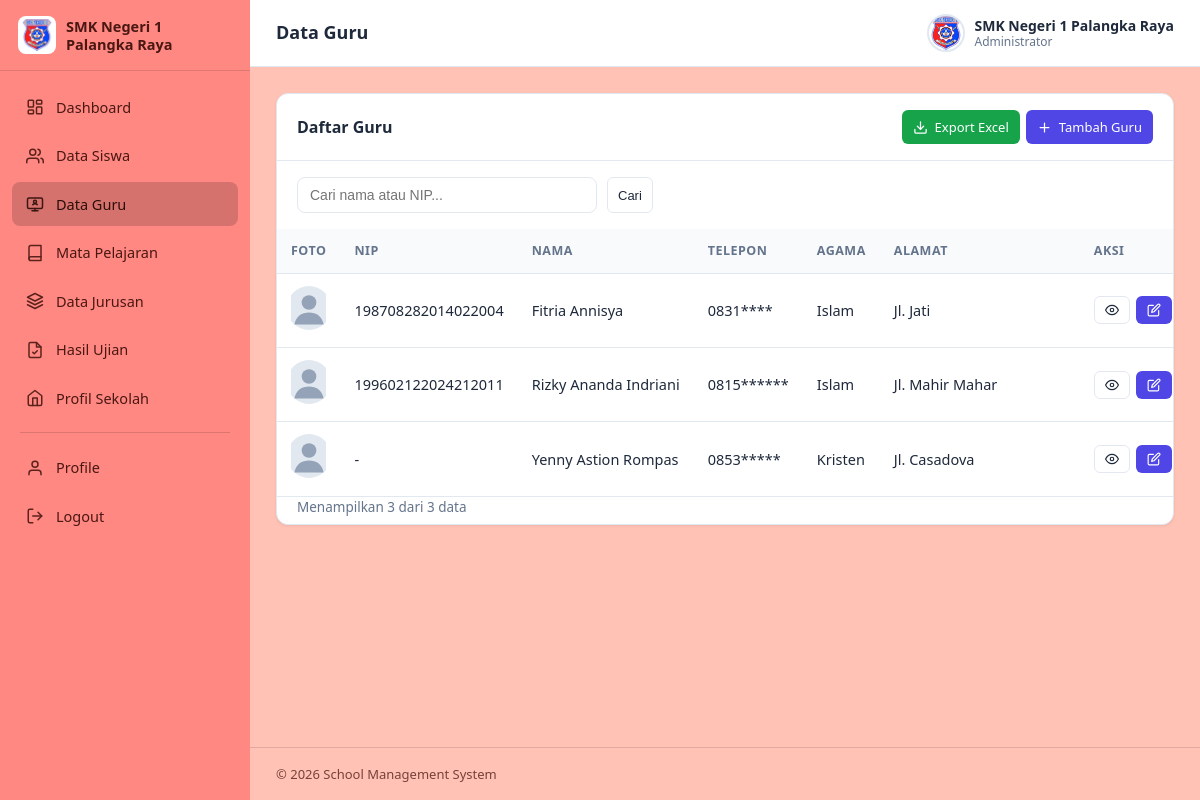
The page /web_sekolah/pages/guru/index.php (signed in) on the database its author committed.
### tables this page shows
CREATE TABLE `tbl_guru` (
  `id` int(11) NOT NULL AUTO_INCREMENT,
  `nip` varchar(30) NOT NULL,
  `nama` varchar(100) NOT NULL,
  `alamat` varchar(128) NOT NULL,
  `telepon` varchar(20) NOT NULL,
  `agama` varchar(20) NOT NULL,
  `foto` varchar(20) NOT NULL,
  PRIMARY KEY (`id`)
);

### web_sekolah/includes/functions.php (called while the page is built, shortened)
<?php
function e(?string $s): string
{
    return htmlspecialchars((string)$s, ENT_QUOTES, 'UTF-8');
}
function paginate(string $countSql, array $params, int $perPage = 10): array
{
    $page  = max(1, (int)($_GET['page'] ?? 1));
    $stmt  = db()->prepare($countSql);
    $stmt->execute($params);
    $total = (int)$stmt->fetchColumn();
    $pages = max(1, (int)ceil($total / $perPage));
    $page  = min($page, $pages);
    return [$total, ($page - 1) * $perPage, $pages, $page];
}
function foto_url(string $foto): string
{
    if ($foto && is_file(UPLOAD_DIR . $foto)) {
        return UPLOAD_URL . rawurlencode($foto);
    }
    return BASE_URL . '/assets/img/avatar.svg';
}

### web_sekolah/config/database.php (called while the page is built, shortened)
<?php
function db(): PDO
{
    static $pdo = null;
    if ($pdo === null) {
        $dsn = 'mysql:host=' . DB_HOST . ';dbname=' . DB_NAME . ';charset=' . DB_CHARSET;
        $options = [
            PDO::ATTR_ERRMODE            => PDO::ERRMODE_EXCEPTION,
            PDO::ATTR_DEFAULT_FETCH_MODE => PDO::FETCH_ASSOC,
            PDO::ATTR_EMULATE_PREPARES   => false,
        ];
        try {
            $pdo = new PDO($dsn, DB_USER, DB_PASS, $options);
        } catch (PDOException $e) {
            http_response_code(500);
            exit('Koneksi database gagal: ' . htmlspecialchars($e->getMessage()));
        }
    }
    return $pdo;
}

### web_sekolah/pages/guru/index.php (the view, shortened to what this page needs)
<?php
require_once __DIR__ . '/../../includes/functions.php';
$pdo = db();
$perPage = 10;
$q = trim($_GET['q'] ?? '');
$where  = [];
$params = [];
$whereSql = $where ? ' WHERE ' . implode(' AND ', $where) : '';
[$total, $offset, $pages, $page] = paginate("SELECT COUNT(*) FROM tbl_guru$whereSql", $params, $perPage);
$stmt = $pdo->prepare("SELECT * FROM tbl_guru$whereSql ORDER BY nama LIMIT $perPage OFFSET $offset");
$stmt->execute($params);
$rows = $stmt->fetchAll();
$exportQuery = http_build_query(array_filter(['q' => $q]));
include __DIR__ . '/../../includes/header.php';
?>
<div class="card">
    <div class="card-header">
        <span class="card-title">Daftar Guru</span>
        <div class="btn-group">
            <a class="btn btn-success btn-sm" href="export.php?<?= e($exportQuery) ?>">
                <svg viewBox="0 0 24 24" width="15" height="15" fill="none" stroke="currentColor" stroke-width="2" stroke-linecap="round" stroke-linejoin="round"><path d="M21 15v4a2 2 0 0 1-2 2H5a2 2 0 0 1-2-2v-4"/><path d="M7 10l5 5 5-5"/><path d="M12 15V3"/></svg>
                Export Excel
            </a>
            <a class="btn btn-primary btn-sm" href="form.php">
                <svg viewBox="0 0 24 24" width="15" height="15" fill="none" stroke="currentColor" stroke-width="2" stroke-linecap="round"><path d="M12 5v14M5 12h14"/></svg>
                Tambah Guru
            </a>
        </div>
    </div>
    <div class="toolbar">
        <form method="get">
            <input type="search" name="q" placeholder="Cari nama atau NIP..." value="<?= e($q) ?>">
            <button type="submit" class="btn btn-secondary btn-sm">Cari</button>
        </form>
    </div>
    <div class="table-wrap">
        <table class="data-table">
            <thead>
                <tr>
                    <th>Foto</th>
                    <th>NIP</th>
                    <th>Nama</th>
                    <th>Telepon</th>
                    <th>Agama</th>
                    <th>Alamat</th>
                    <th>Aksi</th>
                </tr>
            </thead>
            <tbody>
            <?php foreach ($rows as $r): ?>
                <tr>
                    <td><img class="td-foto" src="<?= foto_url($r['foto']) ?>" alt=""></td>
                    <td class="nowrap"><?= e($r['nip']) ?></td>
                    <td><?= e($r['nama']) ?></td>
                    <td class="nowrap"><?= e($r['telepon']) ?></td>
                    <td><?= e($r['agama']) ?></td>
                    <td class="wrap"><?= e($r['alamat']) ?></td>
                    <td class="nowrap">
                        <div class="btn-group">
                            <a class="btn btn-secondary btn-sm" href="detail.php?id=<?= (int)$r['id'] ?>" title="Detail">
                                <svg viewBox="0 0 24 24" width="14" height="14" fill="none" stroke="currentColor" stroke-width="2" stroke-linecap="round" stroke-linejoin="round"><path d="M1 12s4-8 11-8 11 8 11 8-4 8-11 8-11-8-11-8z"/><circle cx="12" cy="12" r="3"/></svg>
                            </a>
                            <a class="btn btn-primary btn-sm" href="form.php?id=<?= (int)$r['id'] ?>" title="Edit">
                                <svg viewBox="0 0 24 24" width="14" height="14" fill="none" stroke="currentColor" stroke-width="2" stroke-linecap="round" stroke-linejoin="round"><path d="M11 4H4a2 2 0 0 0-2 2v14a2 2 0 0 0 2 2h14a2 2 0 0 0 2-2v-7"/><path d="M18.5 2.5a2.12 2.12 0 0 1 3 3L12 15l-4 1 1-4 9.5-9.5z"/></svg>
                            </a>
                        </div>
                    </td>
                </tr>
            <?php endforeach; ?>
            </tbody>
        </table>
    </div>
    <div class="table-footer">
        <span>Menampilkan <?= count($rows) ?> dari <?= $total ?> data</span>
    </div>
</div>
<?php include __DIR__ . '/../../includes/footer.php'; ?>

### web_sekolah/assets/css/style.css (style rules this page uses)
:root { --primary: #4f46e5; --primary-dark: #4338ca; --primary-light: #eef2ff; --success: #16a34a; --success-light: #dcfce7; --danger: #dc2626; --danger-light: #fee2e2; --warning: #d97706; --warning-light: #fef3c7; --info: #0284c7; --info-light: #e0f2fe; --sidebar-bg: #ff8882; --sidebar-hover: rgba(0,0,0,.08); --sidebar-active: rgba(0,0,0,.16); --sidebar-text: #4a1712; --text: #1e293b; --text-muted: #64748b; --border: #e2e8f0; --bg: #ffc2b4; --card: #ffffff; --radius: 12px; --shadow: 0 1px 3px rgba(15, 23, 42, .08); --shadow-lg: 0 10px 25px rgba(15, 23, 42, .12); --sidebar-w: 250px; }
* { margin: 0; padding: 0; box-sizing: border-box; }
body { font-family: "Segoe UI", system-ui, -apple-system, Roboto, "Helvetica Neue", Arial, sans-serif; background: var(--bg); color: var(--text); font-size: 14.5px; line-height: 1.55; }
a { color: var(--primary); text-decoration: none; }
img { max-width: 100%; }
.card { background: var(--card); border: 1px solid var(--border); border-radius: var(--radius); box-shadow: var(--shadow); margin-bottom: 24px; }
.card-header { display: flex; align-items: center; justify-content: space-between; flex-wrap: wrap; gap: 10px; padding: 16px 20px; border-bottom: 1px solid var(--border); }
.card-title { font-size: 16px; font-weight: 600; }
.table-wrap { overflow-x: auto; }
table.data-table { width: 100%; border-collapse: collapse; }
.data-table th, .data-table td { padding: 12px 14px; text-align: left; border-bottom: 1px solid var(--border); white-space: nowrap; }
.data-table th { background: #f8fafc; font-size: 12.5px; text-transform: uppercase; letter-spacing: .04em; color: var(--text-muted); font-weight: 600; }
.data-table td.wrap { white-space: normal; min-width: 200px; }
.td-foto { width: 44px; height: 44px; border-radius: 8px; object-fit: cover; }
.btn { display: inline-flex; align-items: center; gap: 7px; padding: 9px 16px; border: 1px solid transparent; border-radius: 8px; font-size: 14px; font-weight: 500; cursor: pointer; transition: background .15s, border .15s; white-space: nowrap; }
.btn-primary { background: var(--primary); color: #fff; }
.btn-success { background: var(--success); color: #fff; }
.btn-secondary { background: #fff; color: var(--text); border-color: var(--border); }
.btn-sm { padding: 6px 10px; font-size: 13px; border-radius: 6px; }
.btn-group { display: inline-flex; gap: 6px; }
.toolbar { display: flex; flex-wrap: wrap; align-items: center; gap: 10px; padding: 16px 20px; }
.toolbar form { display: flex; flex-wrap: wrap; gap: 10px; flex: 1; }
.toolbar input[type="search"], .toolbar select { padding: 9px 12px; border: 1px solid var(--border); border-radius: 8px; font-size: 14px; background: #fff; }
.toolbar input[type="search"] { min-width: 220px; flex: 0 1 300px; }
.table-footer { display: flex; justify-content: space-between; align-items: center; flex-wrap: wrap; gap: 10px; padding: 0 20px 6px; color: var(--text-muted); font-size: 13.5px; }
.nowrap { white-space: nowrap; }

### rows shown on the page
tbl_guru: nip "198708282014022004", nama "Fitria Annisya", telepon "0831****", agama "Islam", alamat "Jl. Jati"
tbl_guru: nip "199602122024212011", nama "Rizky Ananda Indriani", telepon "0815******", agama "Islam", alamat "Jl. Mahir Mahar"
tbl_guru: nip "-", nama "Yenny Astion Rompas", telepon "0853*****", agama "Kristen", alamat "Jl. Casadova"

### other values the page prints
$page_title "Data Guru"
$_tbUser['nama'] "SMK Negeri 1 Palangka Raya"
$_tbUser['jabatan'] "Administrator"
count($rows) "3"
$total "3"
APP_NAME "School Management System"
